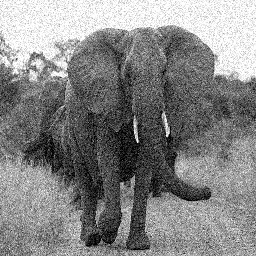
#> input picture SET-2/Q2/gaussian_noisy.jpg, 256 x 256 px, found by its file name
$ python linear_spatial_filters.py
#> lines starting #> are read from the running program, lines starting #| are printed output that depends on the picture
import cv2
import numpy as np
import matplotlib.pyplot as plt

def apply_mean_filter(image, ksize=3):
    return cv2.blur(image, (ksize, ksize))

def apply_box_filter(image, ksize=3):
    return cv2.boxFilter(image, -1, (ksize, ksize), normalize=True)

def apply_gaussian_filter(image, ksize=5, sigma=1):
    return cv2.GaussianBlur(image, (ksize, ksize), sigma)

img = cv2.imread(r"D:\Image-and-Video-Processing-Lab\SET-2\Q2\gaussian_noisy.jpg", cv2.IMREAD_GRAYSCALE)
#> img is the input picture: shape (256, 256); min 0, max 255, mean 132.9
img = cv2.resize(img, (256, 256))

mean_filtered = apply_mean_filter(img, 3)
#> in apply_mean_filter, `return cv2.blur(image, (ksize, ksize))`:
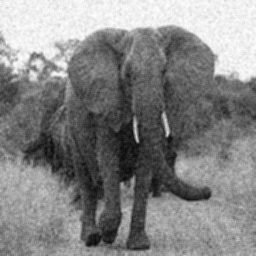
#> returned value: shape (256, 256); min 6, max 255, mean 132.9
box_filtered = apply_box_filter(img, 3)
gaussian_filtered = apply_gaussian_filter(img, 5, 1)

# results
titles = ['Original', 'Mean Filter', 'Box Filter', 'Gaussian Filter']
images = [img, mean_filtered, box_filtered, gaussian_filtered]

plt.figure(figsize=(10, 5))
for i in range(4):
    plt.subplot(1, 4, i+1)
    plt.imshow(images[i], cmap='gray')
    plt.title(titles[i])
    plt.axis('off')

plt.tight_layout()
plt.show()
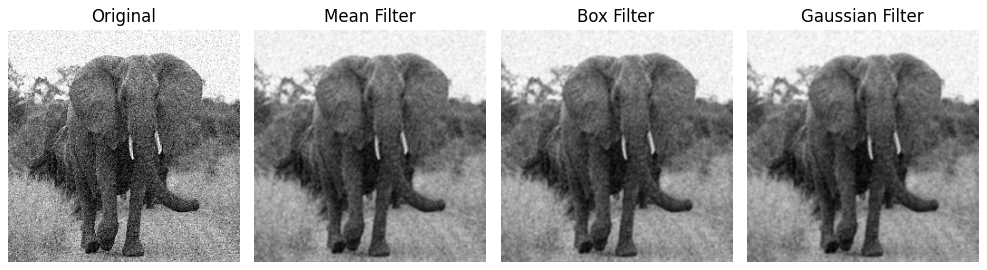
#> figure drawn by matplotlib, 4 panels
